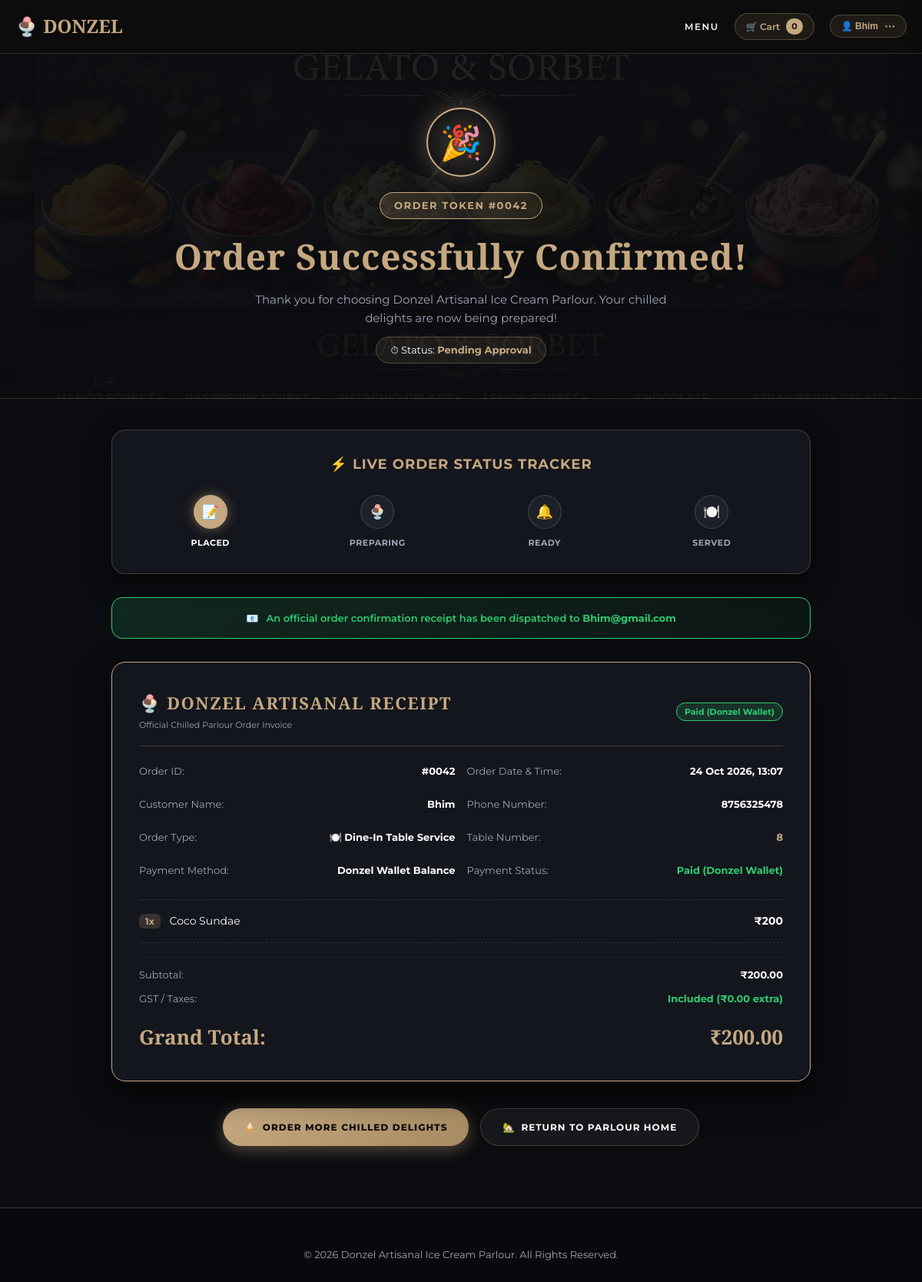
The app's page /order-success/42/ (signed in) with its own data.
### base/models.py (models this page shows, shortened)
class Order(models.Model):
    user = models.ForeignKey(User, on_delete=models.SET_NULL, null=True, blank=True)
    customer_name = models.CharField(max_length=150)
    customer_phone = models.CharField(max_length=20, blank=True, null=True)
    customer_email = models.CharField(max_length=150, blank=True, null=True)
    order_type = models.CharField(max_length=50, default='takeaway') # takeaway or dine_in
    table_number = models.CharField(max_length=20, blank=True, null=True)
    pickup_time = models.CharField(max_length=100)
    house_no = models.CharField(max_length=100, blank=True, null=True)
    street_area = models.CharField(max_length=255, blank=True, null=True)
    city = models.CharField(max_length=100, default='Ahmedabad')
    pincode = models.CharField(max_length=10, blank=True, null=True)
    landmark = models.CharField(max_length=150, blank=True, null=True)
    delivery_address = models.TextField(blank=True, null=True)
    total_price = models.DecimalField(max_digits=8, decimal_places=2)
    created_at = models.DateTimeField(auto_now_add=True)
    accepted_at = models.DateTimeField(null=True, blank=True)
    ready_at = models.DateTimeField(null=True, blank=True)
    completed_at = models.DateTimeField(null=True, blank=True)
    STATUS_CHOICES = (
        ('Pending Approval', 'Pending Approval'),
        ('Accepted & Preparing', 'Accepted & Preparing'),
        ('Order Ready', 'Order Ready'),
        ('Out for Delivery', 'Out for Delivery / Counter Handover'),
        ('Order Delivered', 'Order Delivered & Completed'),
        ('Order Served', 'Order Served & Completed'),
    )
    status = models.CharField(max_length=50, choices=STATUS_CHOICES, default='Pending Approval')
    payment_method = models.CharField(max_length=50, default='Donzel Wallet')
    payment_status = models.CharField(max_length=50, default='Paid')

class OrderItem(models.Model):
    order = models.ForeignKey(Order, on_delete=models.CASCADE, related_name='items')
    item_name = models.CharField(max_length=200)
    price = models.DecimalField(max_digits=6, decimal_places=2)
    quantity = models.IntegerField(default=1)

### base/views.py (the view)
# urls.py: path('order-success/<int:order_id>/', homeviews.order_success, name='order_success'),
def order_success(request, order_id):
    cart_data = get_cart_data(request)
    order = get_object_or_404(Order, id=order_id)
    return render(request, 'order_success.html', {
        **cart_data,
        'order': order,
    })

### base/models.py (called while the page is built)
    def full_address(self):
        parts = [self.house_no, self.street_area, self.landmark, self.city, self.pincode]
        valid_parts = [p for p in parts if p]
        return ", ".join(valid_parts) if valid_parts else "No address provided yet"

### base/templates/order_success.html (shortened to what this page needs)
{% load static %}
<!DOCTYPE html>
<html lang="en">
<head>
</head>
<body>
    <nav class="navbar">
        <div class="nav-container">
            <a href="{% url 'home' %}" class="logo">
                🍨 DONZEL
            </a>
            <div class="nav-right-group">
                <a href="{% url 'menu' %}" class="nav-link-item">Menu</a>
                <a href="{% url 'cart' %}" class="cart-pill" title="View Cart">
                    <span>🛒 Cart</span>
                    <span class="cart-count-badge">{{ cart_count }}</span>
                </a>
                <button class="profile-trigger-btn" onclick="toggleProfileDrawer()" title="Open Sidebar">
                    <span>👤 {% if user.is_authenticated %}{{ user.username }}{% endif %}</span>
                    <span style="font-size:14px; font-weight:bold;">⋯</span>
                </button>
            </div>
        </div>
    </nav>
    <header class="page-header">
        <div class="container">
            <div class="success-icon-wrap">🎉</div>
            <div class="order-token-tag">Order Token #{{ order.id|stringformat:"04d" }}</div>
            <h1 id="mainHeaderTitle" style="font-size: 46px; color: var(--primary-gold); margin-bottom: 8px;">Order Successfully Confirmed!</h1>
            <p style="font-size: 15px; color: var(--text-muted); max-width: 600px; margin: 0 auto;">
                Thank you for choosing Donzel Artisanal Ice Cream Parlour. Your chilled delights are now being prepared!
            </p>
            <div style="font-size: 13px; color: #fff; margin-top: 12px; background: rgba(197, 168, 128, 0.1); border: 1px solid rgba(197, 168, 128, 0.3); display: inline-block; padding: 6px 18px; border-radius: 20px;">
                ⏱ Status: <strong id="liveStatusText" style="color: var(--primary-gold);">{{ order.status }}</strong>
            </div>
        </div>
    </header>
    <section style="padding: 40px 0 80px 0; flex: 1;">
        <div class="container">
            <div class="timeline-card">
                <div class="timeline-title">
                    <span>⚡ Live Order Status Tracker</span>
                </div>
                {% if order.order_type == 'dine_in' %}
                <div class="timeline-steps" style="grid-template-columns: repeat(4, 1fr);">
                    <div id="step1" class="timeline-step {% if order.status == 'Accepted & Preparing' or order.status == 'Order Ready' or order.status == 'Order Served' %}completed{% else %}active{% endif %}">
                        <div class="step-icon">📝</div>
                        <div class="step-label">Placed</div>
                    </div>
                    <div id="step2" class="timeline-step {% if order.status == 'Accepted & Preparing' %}active{% elif order.status == 'Order Ready' or order.status == 'Order Served' %}completed{% endif %}">
                        <div class="step-icon">🍨</div>
                        <div class="step-label">Preparing</div>
                    </div>
                    <div id="step3" class="timeline-step {% if order.status == 'Order Ready' %}active{% elif order.status == 'Order Served' %}completed{% endif %}">
                        <div class="step-icon">🔔</div>
                        <div class="step-label">Ready</div>
                    </div>
                    <div id="step4" class="timeline-step {% if order.status == 'Order Served' %}active completed{% endif %}">
                        <div class="step-icon">🍽️</div>
                        <div class="step-label">Served</div>
                    </div>
                </div>
                {% endif %}
            </div>
            <div class="email-banner" id="orderStatusBanner">
                <span>📧</span>
                <span>An official order confirmation receipt has been dispatched to <strong>{{ order.customer_email }}</strong></span>
            </div>
            <div class="receipt-card">
                <div class="receipt-header">
                    <div>
                        <div class="receipt-brand">🍨 DONZEL ARTISANAL RECEIPT</div>
                        <div style="font-size: 11px; color: var(--text-muted); margin-top: 2px;">Official Chilled Parlour Order Invoice</div>
                    </div>
                    <div style="text-align: right;">
                        <span style="font-size: 11px; background: rgba(46, 204, 113, 0.15); color: #2ecc71; border: 1px solid #2ecc71; padding: 4px 10px; border-radius: 12px; font-weight: bold;">
                            {{ order.payment_status }}
                        </span>
                    </div>
                </div>
                <div style="display: grid; grid-template-columns: 1fr 1fr; gap: 15px; margin-bottom: 12px;">
                    <div class="receipt-row">
                        <span>Order ID:</span>
                        <strong>#{{ order.id|stringformat:"04d" }}</strong>
                    </div>
                    <div class="receipt-row">
                        <span>Order Date & Time:</span>
                        <strong>{{ order.created_at|date:"d M Y, H:i" }}</strong>
                    </div>
                </div>
                <div style="display: grid; grid-template-columns: 1fr 1fr; gap: 15px; margin-bottom: 12px;">
                    <div class="receipt-row">
                        <span>Customer Name:</span>
                        <strong>{{ order.customer_name }}</strong>
                    </div>
                    <div class="receipt-row">
                        <span>Phone Number:</span>
                        <strong>{{ order.customer_phone|default:"N/A" }}</strong>
                    </div>
                </div>
                <div style="display: grid; grid-template-columns: 1fr 1fr; gap: 15px; margin-bottom: 12px;">
                    <div class="receipt-row">
                        <span>Order Type:</span>
                        <strong>
                            {% if order.order_type == 'dine_in' %}
                                🍽️ Dine-In Table Service
                            {% else %}
                                🛍️ Takeaway Express Pickup
                            {% endif %}
                        </strong>
                    </div>
                    {% if order.order_type == 'dine_in' and order.table_number %}
                    <div class="receipt-row">
                        <span>Table Number:</span>
                        <strong style="color: var(--primary-gold);">{{ order.table_number }}</strong>
                    </div>
                    {% elif order.pickup_time %}
                    <div class="receipt-row">
                        <span>Pickup Time:</span>
                        <strong>{{ order.pickup_time }}</strong>
                    </div>
                    {% endif %}
                </div>
                <div style="display: grid; grid-template-columns: 1fr 1fr; gap: 15px; margin-bottom: 15px;">
                    <div class="receipt-row">
                        <span>Payment Method:</span>
                        <strong>{{ order.payment_method }}</strong>
                    </div>
                    <div class="receipt-row">
                        <span>Payment Status:</span>
                        <strong style="color: #2ecc71;">{{ order.payment_status }}</strong>
                    </div>
                </div>
                <ul class="receipt-items-list">
                    {% for item in order.items.all %}
                    <li class="receipt-item">
                        <div>
                            <span class="item-qty-badge">{{ item.quantity }}x</span>
                            <span>{{ item.item_name }}</span>
                        </div>
                        <span style="font-weight: 700; color: #fff;">₹{% widthratio item.price 1 item.quantity %}</span>
                    </li>
                    {% endfor %}
                </ul>
                <div style="border-top: 1px dashed rgba(255,255,255,0.08); padding-top: 12px; margin-top: 12px;">
                    <div class="receipt-row">
                        <span>Subtotal:</span>
                        <strong>₹{{ order.total_price }}</strong>
                    </div>
                    <div class="receipt-row">
                        <span>GST / Taxes:</span>
                        <strong style="color: #2ecc71;">Included (₹0.00 extra)</strong>
                    </div>
                    <div class="receipt-total" style="margin-top: 10px;">
                        <span>Grand Total:</span>
                        <span>₹{{ order.total_price }}</span>
                    </div>
                </div>
            </div>
            <div class="actions-grid">
                <a href="{% url 'menu' %}" class="btn-action-primary">
                    <span>🍦</span> Order More Chilled Delights
                </a>
                <a href="{% url 'home' %}" class="btn-action-secondary">
                    <span>🏡</span> Return to Parlour Home
                </a>
            </div>
        </div>
    </section>
    <footer>
        <div class="container">
            <p style="font-size: 13px; color: var(--text-muted);">&copy; 2026 Donzel Artisanal Ice Cream Parlour. All Rights Reserved.</p>
        </div>
    </footer>
</body>
</html>

### records on screen
Order: id "0042", status "Pending Approval", customer_email "Bhim@gmail.com", payment_status "Paid (Donzel Wallet)", created_at "24 Oct 2026, 13:07", customer_name "Bhim", customer_phone "8756325478", table_number "8", payment_method "Donzel Wallet Balance", total_price "200.00"
OrderItem: quantity "1", item_name "Coco Sundae", price+quantity "200"

### other values on screen
{{ cart_count }} "0"
{{ user.username }} "Bhim"
